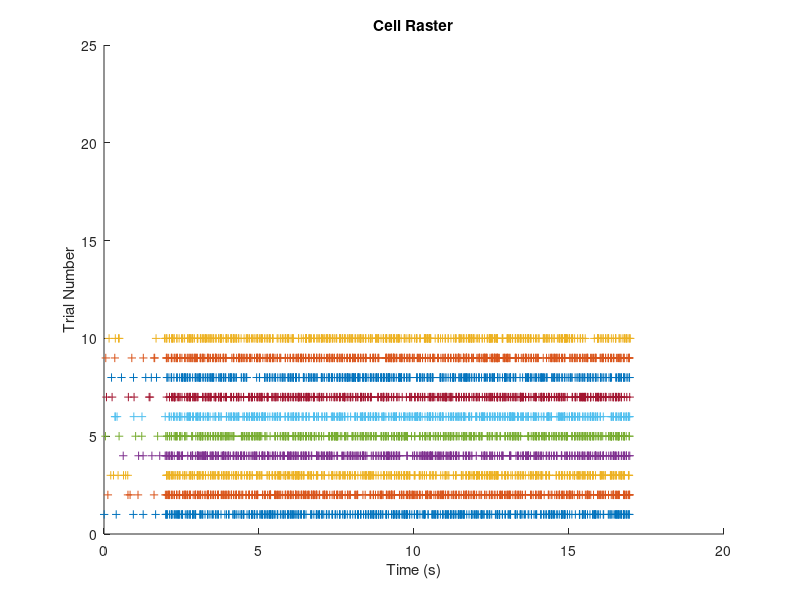
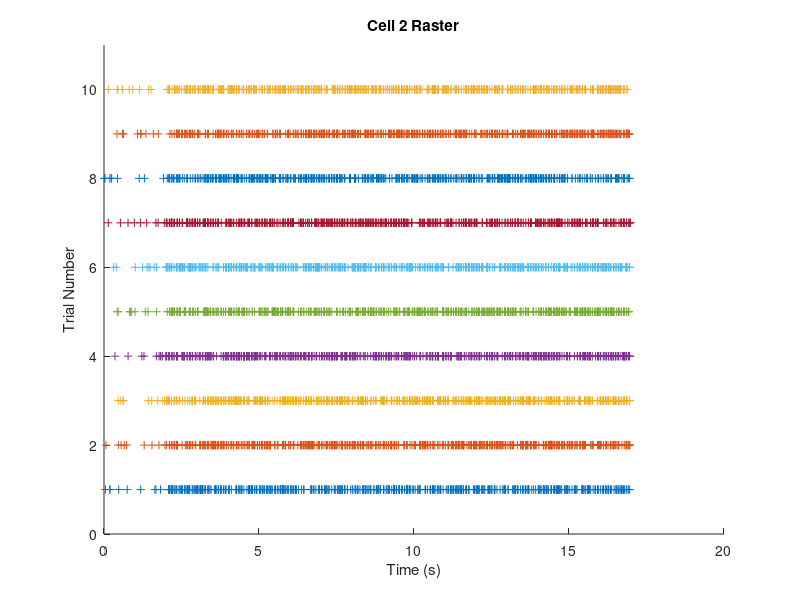

Write the MATLAB code that produced these figures, in order. (Note: this script raises an error after producing the figures.)
%% Walt Tatera 

load('data1.mat');

%% Problem 1
%Cell 1 Raster
figure(1);
hold on;
for i = 1:numel(cell_1(:,1))
    plot(cell_1(i, :), ones(1, numel(cell_1(1, :))) * i, "+");
end
ylim([0 25]);
title('Cell Raster');
ylabel('Trial Number');
xlabel('Time (s)');

%Cell 2 Raster
figure(2);
hold on;
for i = 1:numel(cell_2(:,1))
    plot(cell_2(i, :), ones(1, numel(cell_2(1, :))) * i, "+");
end
ylim([0 11]);
title('Cell 2 Raster');
ylabel('Trial Number');
xlabel('Time (s)');

Cell 3 Raster
figure(3);
hold on;
for i = 1:numel(cell_3(:,1))
    plot(cell_3(i, :), ones(1, numel(cell_3(1, :))) * i, "+");
end
ylim([0 11]);
title('Cell 3 Raster');
ylabel('Trial Number');
xlabel('Time (s)');

Cell 4 Raster
figure(4);
hold on;
for i = 1:numel(cell_4(:,1))
    plot(cell_4(i, :), ones(1, numel(cell_4(1, :))) * i, "+");
end
ylim([0 11]);
title('Cell 4 Raster');
ylabel('Trial Number');
xlabel('Time (s)');

%% Problem 2

cell1_less2 = find(cell_1(1,:) < 2);
cell1_avgLess = mean(cell_1(cell1_less2(1), cell1_less2(end)));
cell1_greater2 = find(cell_1(1,:) > 2);
cell1_avgGreater = mean(cell_1(cell1_greater2(1), cell1_greater2(end)));

cell2_less2 = find(cell_2(1,:) < 2);
cell2_avgLess = mean(cell_2(cell2_less2(1), cell2_less2(end)));
cell2_greater2 = find(cell_2(1,:) > 2);
cell2_avgGreater = mean(cell_2(cell2_greater2(1), cell2_greater2(end)));

cell3_less2 = find(cell_3(1,:) < 2);
cell3_avgLess = mean(cell_3(cell3_less2(1), cell3_less2(end)));
cell3_greater2 = find(cell_3(1,:) > 2);
cell3_avgGreater = mean(cell_3(cell3_greater2(1), cell3_greater2(end)));

cell4_less2 = find(cell_4(1,:) < 2);
cell4_avgLess = mean(cell_4(cell4_less2(1), cell4_less2(end)));
cell4_greater2 = find(cell_4(1,:) > 2);
cell4_avgGreater = mean(cell_4(cell4_greater2(1), cell4_greater2(end)));

prob2 = [cell1_avgLess, cell1_avgGreater;...
    cell2_avgLess, cell2_avgGreater;...
    cell3_avgLess, cell3_avgGreater;...
    cell4_avgLess, cell4_avgGreater;]

%% Problem 3

figure(5)
histogram(diff(cell_1, 1, 2), 2500)
title('Cell 1 Interspike Histogram')
xlabel('Difference between sequential spikes (s)')
ylabel('Frequency')
figure(6)
histogram(diff(cell_3, 1, 2), 2500)
title('Cell 3 Interspike Histogram')
xlabel('Difference between sequential spikes (s)')
ylabel('Frequency')

%% Problem 4
% Peri Graph Cell 2(200 ms)
peri_cell_2_1 = [];
for i = 1:85
    foundIndx = find(cell_2 >= (0.2 * (i - 1)) & cell_2 < (0.2 * i));
    peri_cell_2_1 = [peri_cell_2_1, length(foundIndx)];
end
p = (1/.2)*(1/10);
peri_cell_2_1 * p;
figure(7)
bar(peri_cell_2_1)
title('Cell 2 PSTH (200ms)')

% Peri Graph Cell 2(50 ms)
peri_cell_2_2 = [];
for i = 1:340
    foundIndx = find(cell_2 >= (0.05 * (i - 1)) & cell_2 < (0.05 * i));
    peri_cell_2_2 = [peri_cell_2_2, length(foundIndx)];
end
p = (1/.05)*(1/10);
peri_cell_2_2 * p;
figure(8)
bar(peri_cell_2_2)
title('Cell 2 PSTH (50ms)')

% Peri Graph Cell 4(200 ms)
peri_cell_4_1 = [];
for i = 1:85
    foundIndx = find(cell_4 >= (0.2 * (i - 1)) & cell_4 < (0.2 * i));
    peri_cell_4_1 = [peri_cell_4_1, length(foundIndx)];
end
p = (1/.2)*(1/10);
peri_cell_4_1 * p;
figure(9)
bar(peri_cell_4_1)
title('Cell 4 PSTH (200ms)')

% Peri Graph Cell 4(50 ms)
peri_cell_4_2 = [];
for i = 1:340
    foundIndx = find(cell_4 >= (0.05 * (i - 1)) & cell_4 < (0.05 * i));
    peri_cell_4_2 = [peri_cell_4_2, length(foundIndx)];
end
p = (1/.05)*(1/10);
peri_cell_4_2 * p;
figure(10)
bar(peri_cell_4_2)
title('Cell 4 PSTH (50ms)')

%% Problem 5
% Cell 1 AutoCorrelation 50 ms
bin50hist = [];
for i = 1:10
    [binC50 edge] = histcounts(cell_1(i,:), 340);
    bin50hist = [bin50hist binC50];
end
figure(11)
bar(xcov(bin50hist, 'coeff'));
title('Autocorrelation 50ms Cell 1');

% Cell 1 AutoCorrelation 200 ms
bin200hist = [];
for i = 1:10
    [binC200 edge] = histcounts(cell_1(i,:), 85);
    bin200hist = [bin200hist binC200];
end
figure(12)
bar(xcov(bin200hist, 'coeff'));
title('Autocorrelation 200ms Cell 1');

% Cell 1 AutoCorrelation 50 ms
bin50hist = [];
for i = 1:10
    [binC50 edge] = histcounts(cell_3(i,:), 340);
    bin50hist = [bin50hist binC50];
end
figure(13)
bar(xcov(bin50hist, 'coeff'));
title('Autocorrelation 50ms Cell 3');

% Cell 1 AutoCorrelation 200 ms
bin200hist = [];
for i = 1:10
    [binC200 edge] = histcounts(cell_3(i,:), 85);
    bin200hist = [bin200hist binC200];
end
figure(14)
bar(xcov(bin200hist, 'coeff'));
title('Autocorrelation 200ms Cell 3');

%% Problem 6
% Cell 1 & 3 Cross Correlation 50 ms
bin50hist1 = [];
bin50hist2 = [];
for i = 1:10
    [binC501 edge] = histcounts(cell_1(i,:), 340);
    [binC502 edge] = histcounts(cell_3(i,:), 340);
    bin50hist1 = [bin50hist1 binC501];
    bin50hist2 = [bin50hist2 binC502];
end
figure(15)
bar(xcov(bin50hist1, bin50hist2, 'coeff'));
title('crosscorrelation 50ms Cell 1 & 3');

%% Problem 7
% Cell 1 & 2 cross correlation
bin50hist1 = [];
bin50hist2 = [];
for i = 1:10
    [binC501 edge] = histcounts(cell_1(i,:), 340);
    [binC502 edge] = histcounts(cell_2(i,:), 340);
    bin50hist1 = [bin50hist1 binC501];
    bin50hist2 = [bin50hist2 binC502];
end
figure(16)
bar(xcov(bin50hist1, bin50hist2, 'coeff'));
title('crosscorrelation 50ms Cell 1 & 2');

% Cell 3 & 4 cross correlation
bin50hist1 = [];
bin50hist2 = [];
for i = 1:10
    [binC501 edge] = histcounts(cell_3(i,:), 340);
    [binC502 edge] = histcounts(cell_4(i,:), 340);
    bin50hist1 = [bin50hist1 binC501];
    bin50hist2 = [bin50hist2 binC502];
end
figure(17)
bar(xcov(bin50hist1, bin50hist2, 'coeff'));
title('crosscorrelation 50ms Cell 3 & 4');

%% Problem 8
% Cell 1 Raster
figure(18);
hold on;
for i = 1:numel(cell_toss(:,1))
    plot(cell_toss(i, :), ones(1, numel(cell_toss(1, :))) * i, "+");
end
ylim([0 11]);
title('Cell Toss Raster');
ylabel('Trial Number');
xlabel('Time (s)');

% Cell toss interspike histogram
figure(19)
histogram(diff(cell_toss, 1, 2), 2500)
title('Cell Toss Interspike Histogram')
xlabel('Difference between sequential spikes (s)')
ylabel('Frequency')

% Peri Graph Cell Toss(50 ms)
peri_cell_toss = [];
for i = 1:340
    foundIndx = find(cell_toss >= (0.05 * (i - 1)) & cell_toss < (0.05 * i));
    peri_cell_toss = [peri_cell_toss, length(foundIndx)];
end
p = (1/.05)*(1/10);
peri_cell_toss * p;
figure(20)
bar(peri_cell_toss)
title('Cell Toss PSTH (50ms)')

% Cell Toss AutoCorrelation 50 ms
bin50hist = [];
for i = 1:10
    [binC50 edge] = histcounts(cell_toss(i,:), 340);
    bin50hist = [bin50hist binC50];
end
figure(21)
bar(xcov(bin50hist, 'coeff'));
title('Autocorrelation 50ms Cell toss');

% Cell 3 & toss cross correlation
bin50hist1 = [];
bin50hist2 = [];
for i = 1:10
    [binC501 edge] = histcounts(cell_3(i,:), 340);
    [binC502 edge] = histcounts(cell_toss(i,:), 340);
    bin50hist1 = [bin50hist1 binC501];
    bin50hist2 = [bin50hist2 binC502];
end
figure(22)
bar(xcov(bin50hist1, bin50hist2, 'coeff'));
title('crosscorrelation 50ms Cell 3 & toss');

% Cell 1 & toss cross correlation
bin50hist1 = [];
bin50hist2 = [];
for i = 1:10
    [binC501 edge] = histcounts(cell_1(i,:), 340);
    [binC502 edge] = histcounts(cell_toss(i,:), 340);
    bin50hist1 = [bin50hist1 binC501];
    bin50hist2 = [bin50hist2 binC502];
end
figure(23)
bar(xcov(bin50hist1, bin50hist2, 'coeff'));
title('crosscorrelation 50ms Cell 1 & toss');

% Cell 2 & toss cross correlation
bin50hist1 = [];
bin50hist2 = [];
for i = 1:10
    [binC501 edge] = histcounts(cell_2(i,:), 340);
    [binC502 edge] = histcounts(cell_toss(i,:), 340);
    bin50hist1 = [bin50hist1 binC501];
    bin50hist2 = [bin50hist2 binC502];
end
figure(24)
bar(xcov(bin50hist1, bin50hist2, 'coeff'));
title('crosscorrelation 50ms Cell 2 & toss');

% Cell 4 & toss cross correlation
bin50hist1 = [];
bin50hist2 = [];
for i = 1:10
    [binC501 edge] = histcounts(cell_4(i,:), 340);
    [binC502 edge] = histcounts(cell_toss(i,:), 340);
    bin50hist1 = [bin50hist1 binC501];
    bin50hist2 = [bin50hist2 binC502];
end
figure(25)
bar(xcov(bin50hist1, bin50hist2, 'coeff'));
title('crosscorrelation 50ms Cell 4 & toss');